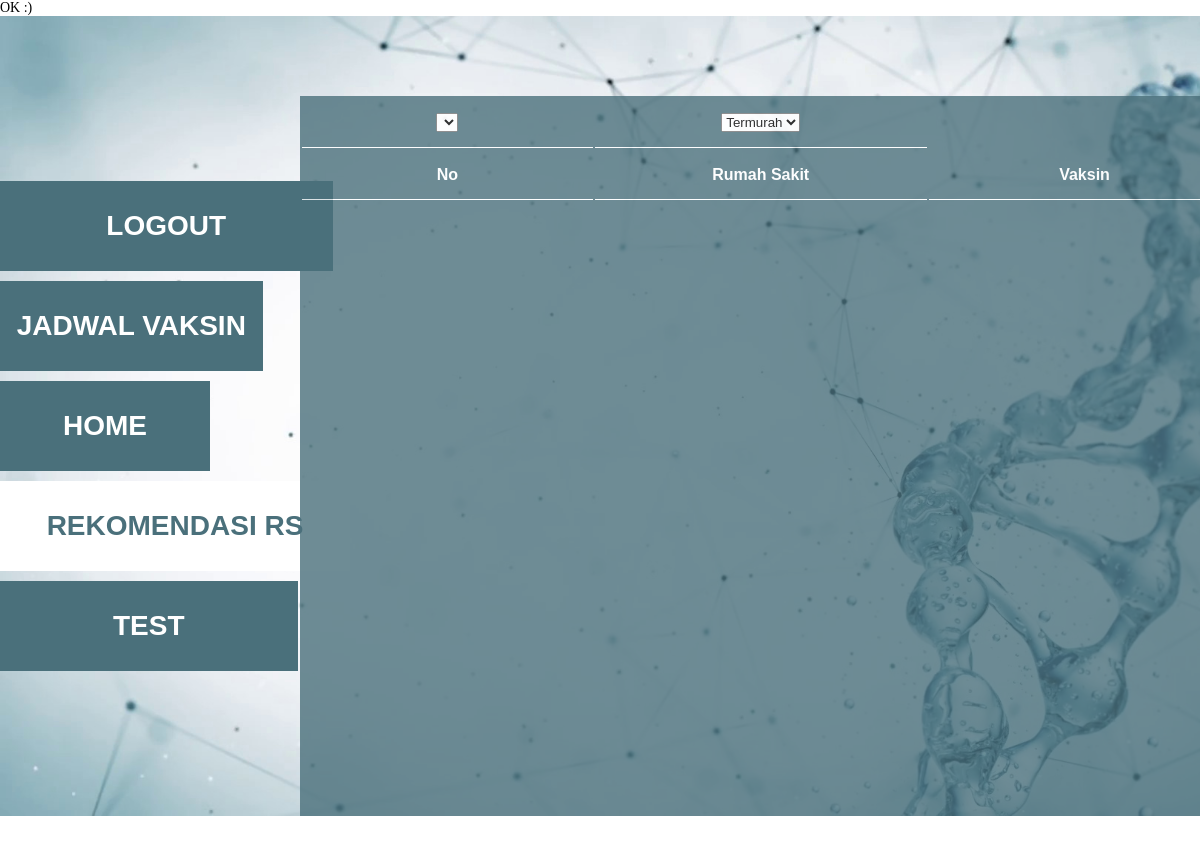
The app's page /sbd/rumahsakit.php, older data.
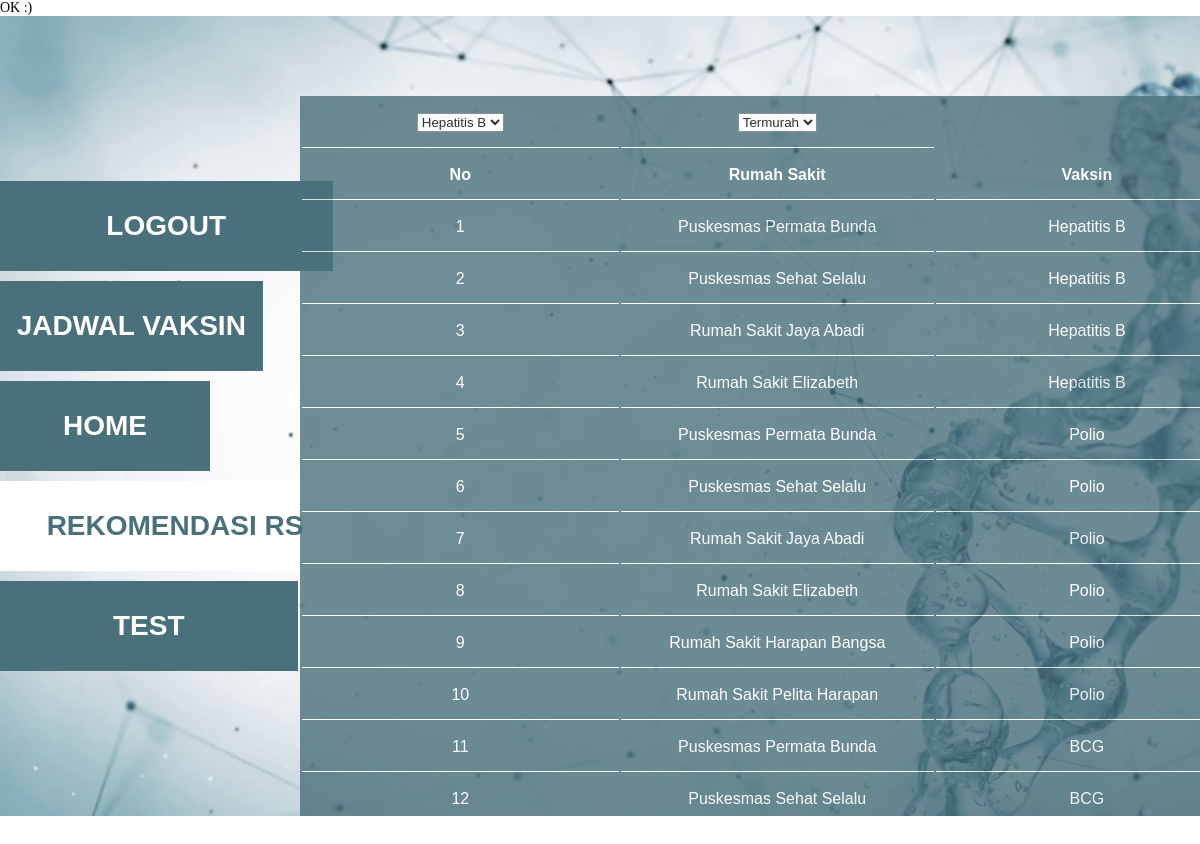
The same page, newer data.
### tables this page shows
CREATE TABLE `detil_rumahsakit` (
  `id_vaksin` char(6) NOT NULL,
  `id_rumahsakit` char(6) NOT NULL,
  `biaya` decimal(14,2) NOT NULL
);

CREATE TABLE `rumahsakit` (
  `id_rumahsakit` char(6) NOT NULL,
  `nama_rumahsakit` varchar(40) NOT NULL,
  `alamat` varchar(50) NOT NULL,
  `no_telp` varchar(15) NOT NULL
);

CREATE TABLE `vaksin` (
  `id_vaksin` char(6) NOT NULL,
  `nama_vaksin` varchar(20) NOT NULL,
  `perulangan` int(11) NOT NULL
);

### sbd/rumahsakit.php (the view, shortened to what this page needs)
<?php
    include "conn.php";
?>
<!DOCTYPE html>
<html lang="en">
    <head>
    </head>
    <body>
        <div class="background">
        <div class="nav">
                <a class="a" href="logout.php">LOGOUT</a>
                <a class="b" href="user.php">JADWAL VAKSIN</a>
                <a class="c" href="home.php">HOME</a>
                <a class="d active" href="rumahsakit.php">REKOMENDASI RS</a>
                <a class="e" href="test.php">TEST</a>
        </div>
        <div class="table">
            <table>
                <tr>
                    <td>
                        <?php
                        $vaksin = mysqli_query($conn, "SELECT id_vaksin, nama_vaksin FROM vaksin");
                        ?>
                        <form id="changevaksin" name="changevaksin" action="rumahsakit.php" method="POST">
                            <select id = "cbvaksin" name="cbvaksin" onchange="myFunction()">
                            <?php
                            while($hv=mysqli_fetch_array($vaksin))
                            {
                                ?>
                                <option value="<?php echo $hv['id_vaksin'] ?>"><?php echo $hv['nama_vaksin'] ?></option>
                                <?php
                            }
                            ?>
                            </select>
                        </form>
                    </td>
                    <td>
                        <select name = "sorting">
                            <option value = "ASC">Termurah</option>
                        </select>
                    </td>
                </tr>
                <tr>
                    <th>No</th>
                    <th>Rumah Sakit</th>
                    <th>Vaksin</th>
                </tr>
                <?php
                    $no = 1;
                    if (isset($_POST["cbvaksin"])) {
                        $qry = mysqli_query($conn, "SELECT rs.id_rumahsakit, rs.nama_rumahsakit, v.nama_vaksin, d.biaya FROM rumahsakit rs INNER JOIN detil_rumahsakit d ON rs.id_rumahsakit = d.id_rumahsakit INNER JOIN vaksin v ON d.id_vaksin = v.id_vaksin WHERE v.id_vaksin = '".$_POST["cbvaksin"]."'");
                    } else {
                        $qry = mysqli_query($conn, "SELECT rs.id_rumahsakit, rs.nama_rumahsakit, v.nama_vaksin, d.biaya FROM rumahsakit rs, detil_rumahsakit d, vaksin v WHERE rs.id_rumahsakit = d.id_rumahsakit AND d.id_vaksin = v.id_vaksin");
                    }
                    while($row=mysqli_fetch_array($qry)){
                ?>
                    <tr>
                        <td><?php echo $no++; ?></td>
                        <td><?php echo $row['nama_rumahsakit']; ?></td>
                        <td><?php
                                echo $row['nama_vaksin'];
                        ?></td>
                    </tr>
                <?php }?>
            </table>
            </div>
        </div>
    </body>
</html>

### sbd/style.css (style rules this page uses)
* { margin: 0; padding: 0; }
html, body { width: 100%; height: 100%; font-size: 14px; font-weight: normal; }
.background { width: 100%; height: 100%; background-image: url('../sbd/b.jpg'); background-repeat: no-repeat; background-size: cover; position: relative; overflow-y: auto; }
.nav { width: 350px; height: auto; position: absolute; top: 20%; left: 0; }
.nav a { text-decoration: none; font-family: Verdana, Geneva, Tahoma, sans-serif; font-weight: bold; margin: 5px 0; float: left; display: inline-block; background-color: rgb( 74, 112, 123); color: white; text-align: center; transition: 300ms; }
a.active, .nav a:hover { background-color: white; color: rgb( 74, 112, 123); width: 100%; }
.a { width: 95%; height: 90px; font-size: 28px; line-height: 90px; }
.b { width: 75%; height: 90px; font-size: 28px; line-height: 90px; }
.c { width: 60%; height: 90px; font-size: 28px; line-height: 90px; }
.d { width: 70%; height: 90px; font-size: 28px; line-height: 90px; }
.e { width: 85%; height: 90px; font-size: 28px; line-height: 90px; }
.table { position: absolute; background-color: rgb( 74, 112, 123); color: white; box-sizing: border-box; opacity: 0.8; width: 1250px; height: 1900px; top: 10%; left: 25%; font-family: Verdana, Geneva, Tahoma, sans-serif; line-height: 25px; font-size: 18px; }
.table th,td { border-bottom: 1px solid white; text-align: center; width: 1000px; height: 50px; color: white; }

Row changes from the older to the newer data that the page shows:
added detil_rumahsakit: id_rumahsakit.nama_rumahsakit "Puskesmas Permata Bunda", id_vaksin.nama_vaksin "Hepatitis B"
added detil_rumahsakit: id_rumahsakit.nama_rumahsakit "Puskesmas Sehat Selalu", id_vaksin.nama_vaksin "Hepatitis B"
added detil_rumahsakit: id_rumahsakit.nama_rumahsakit "Rumah Sakit Jaya Abadi", id_vaksin.nama_vaksin "Hepatitis B"
added detil_rumahsakit: id_rumahsakit.nama_rumahsakit "Rumah Sakit Elizabeth", id_vaksin.nama_vaksin "Hepatitis B"
added detil_rumahsakit: id_rumahsakit.nama_rumahsakit "Puskesmas Permata Bunda", id_vaksin.nama_vaksin "Polio"
added detil_rumahsakit: id_rumahsakit.nama_rumahsakit "Puskesmas Sehat Selalu", id_vaksin.nama_vaksin "Polio"
added detil_rumahsakit: id_rumahsakit.nama_rumahsakit "Rumah Sakit Jaya Abadi", id_vaksin.nama_vaksin "Polio"
added detil_rumahsakit: id_rumahsakit.nama_rumahsakit "Rumah Sakit Elizabeth", id_vaksin.nama_vaksin "Polio"
added detil_rumahsakit: id_rumahsakit.nama_rumahsakit "Rumah Sakit Harapan Bangsa", id_vaksin.nama_vaksin "Polio"
added detil_rumahsakit: id_rumahsakit.nama_rumahsakit "Rumah Sakit Pelita Harapan", id_vaksin.nama_vaksin "Polio"
added detil_rumahsakit: id_rumahsakit.nama_rumahsakit "Puskesmas Permata Bunda", id_vaksin.nama_vaksin "BCG"
added detil_rumahsakit: id_rumahsakit.nama_rumahsakit "Puskesmas Sehat Selalu", id_vaksin.nama_vaksin "BCG"
Text that changed along with them:
form field cbvaksin: (not shown) → "Hepatitis B"
